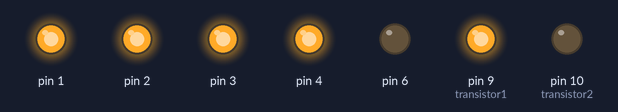
Recording of a sketch running on a simulated Arduino Uno, built with avr-gcc and run on an emulated ATmega328P. Shown: output pins drawn as LEDs (lit = HIGH).

Above: at 0.1 s.
At 4.1 s:
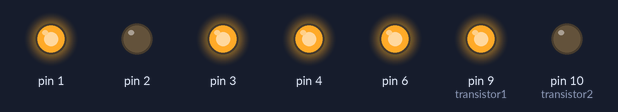
At 10.1 s:
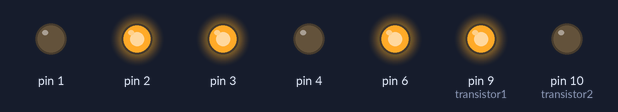
At 19.1 s:
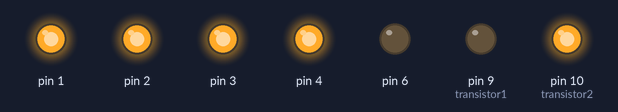
At 28.1 s:
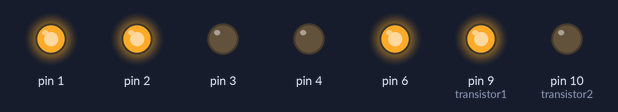
At 39.1 s:
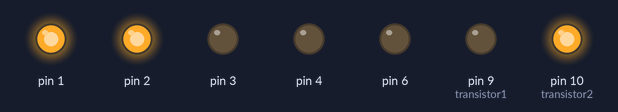
Timing chart, 0 to 40.0 s (numbered marks = the images above):
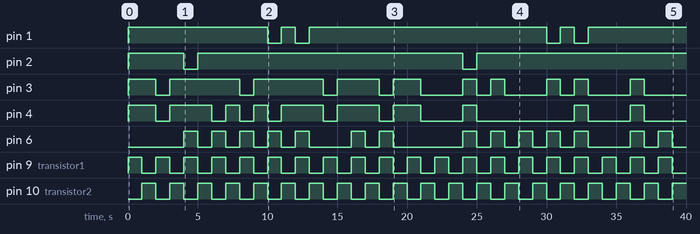

The sketch:

hora.ino
```cpp
/* programa N0.2
Elder Antonio Quisquinay Mazate*/

const byte num1[10]={
  //gfedcba
  0b0111111,//0
  0b0000110,//1
  0b1011011,//2
  0b1001111,//3
  0b1100110,//4
  0b1101101,//5
  0b1111100,//6
  0b0000111,//7
  0b1111111,//8
  0b1100111,//9
};
const byte num2[10]={
  0b0111111,//0
  0b0000110,//1
  0b1011011,//2
  0b1001111,//3
  0b1100110,//4
  0b1101101,//5
  0b1111100,//6
  0b0000111,//7
  0b1111111,//8
  0b1100111,//9
};

int transistor1=9;//DECENAS
int transistor2=10;//UNIDADES
void setup()
{
 pinMode(transistor1, OUTPUT);
 pinMode(transistor2, OUTPUT);
 DDRD=350;
 }
void loop(){
  for(int e=0; e<10; e++){

  for(int a=0; a<10; a++){

  digitalWrite(transistor1, HIGH);
  digitalWrite(transistor2, LOW);
  PORTD=num1[a];
  delay(1000);
  digitalWrite(transistor1, LOW);
  digitalWrite(transistor2, HIGH);
   PORTD=num2[e];
  delay(1000);
 }
}
 }
```

Measured:
- by itself, pin 1: LOW → HIGH at 0.00 s, → LOW 10.0 s later, → HIGH 1.0 s later, → LOW 1.0 s later, … (9 changes in this stretch)
- by itself, pin 2: goes HIGH 4.0 s, LOW 1.0 s, HIGH 19.0 s, LOW 1.0 s, then HIGH
- by itself, pin 3: LOW → HIGH at 0.00 s, → LOW 2.0 s later, → HIGH 1.0 s later, → LOW 5.0 s later, … (20 changes in this stretch)
- by itself, pin 4: LOW → HIGH at 0.00 s, → LOW 2.0 s later, → HIGH 1.0 s later, → LOW 3.0 s later, … (20 changes in this stretch)
- by itself, pin 6: LOW → HIGH at 4.0 s, → LOW 1.0 s later, → HIGH 1.0 s later, → LOW 1.0 s later, … (28 changes in this stretch)
- by itself, pin 9 (transistor1), pin 10 (transistor2): alternates HIGH for 1.0 s and LOW for 1.0 s
